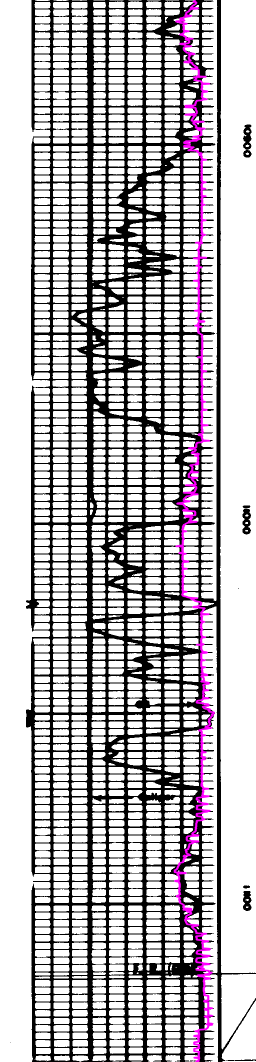
#> input picture test_20260331T141821.546735Z_GR_fd7a229d-c3a8-4c6f-a711-52f5ba731b5b_dark_center_1600_1700.png, 512 x 2124 px (shown at 1/2 size)
$ python -i orientation.py   (imports and definitions only)
#> lines starting #> are read from the running program, lines starting #| are printed output that depends on the picture
#> further down, picture is the input picture: shape (2124, 512, 3); mean B, G, R 183.2, 179.2, 183.2
from __future__ import annotations
import cv2, numpy as np
from .models import CoordinateTransform

def detect_orientation(image):
    gray=cv2.cvtColor(image,cv2.COLOR_BGR2GRAY) if image.ndim==3 else image
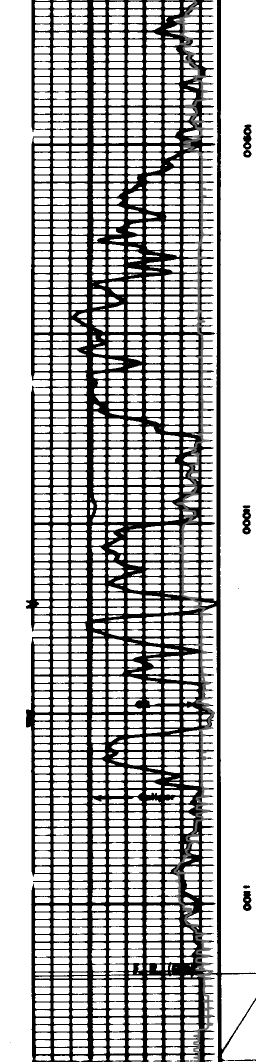
#> gray: shape (2124, 512) (shown at 1/2 size); min 0, max 255, mean 180.8
    edges=cv2.Canny(gray,60,160); lines=cv2.HoughLinesP(edges,1,np.pi/180,max(30,min(gray.shape)//8),minLineLength=min(gray.shape)//4,maxLineGap=20)
#> after `edges = cv2.Canny(gray, 60, 160)`:
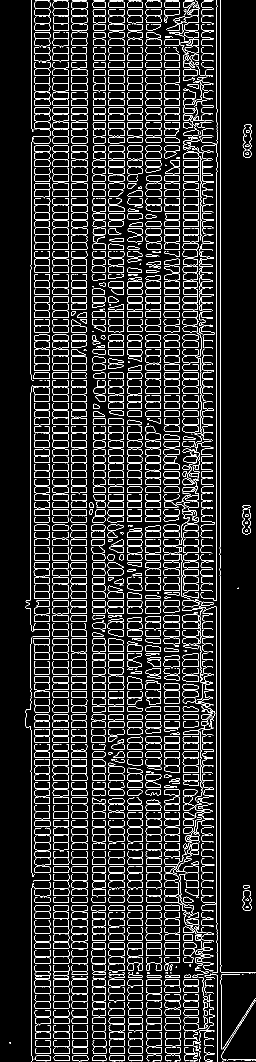
#> edges: shape (2124, 512) (shown at 1/2 size); 9.6% white in thin lines or dots
#> after `lines = cv2.HoughLinesP(edges, 1, np.pi / 180, max(30, min(gray.shape)`: lines = 422 rows, first 6: [433, 1905, 433, 1293], [99, 2120, 99, 0], [62, 538, 62, 288], [210, 2120, 210, 1280], [440, 1551, 440, 319], [61, 1249, 61, 785]
    angles=[]
    for line in ([] if lines is None else lines[:,0]):
        x1,y1,x2,y2=line; angles.append(np.degrees(np.arctan2(y2-y1,x2-x1)))
#> this loop made 422 passes
#> after the loop, angles = 422 values, max 89.27 at index 419, min -90 at index 0, mean -86.59
    vertical=sum(abs(abs(a)-90)<15 for a in angles); horizontal=sum(abs(a)<15 or abs(abs(a)-180)<15 for a in angles)
#> after `vertical = sum((abs(abs(a) - 90) < 15 for a in angles))`: vertical = 422
#> after `horizontal = sum((abs(a) < 15 or abs(abs(a) - 180) < 15 for a in angle`: horizontal = 0
    # Long strip logs are normally taller than wide after coarse correction.
    # Line evidence is retained for confidence/fine skew, while aspect ratio
    # prevents dense horizontal depth grids from defeating the major borders.
    coarse=0 if gray.shape[0]>=gray.shape[1] else 90
#> coarse = 0
    vertical_angles=[a-(90 if a>0 else -90) for a in angles if abs(abs(a)-90)<15]
#> vertical_angles = 422 values, max 0.967 at index 59, min -1 at index 71, mean -0.00451
    fine=float(np.median(vertical_angles)) if vertical_angles else 0.
#> fine = 0
    confidence=float(max(vertical,horizontal)/max(1,len(angles)))
#> confidence = 1
    return {"coarse_rotation":coarse,"fine_rotation_degrees":fine,"confidence":confidence,"evidence":{"line_count":len(angles)}}

def correction_transform(width,height,coarse_rotation=0,fine_rotation_degrees=0.):
    angle=float(coarse_rotation)+float(fine_rotation_degrees); center=(width/2.,height/2.)
    affine=cv2.getRotationMatrix2D(center,angle,1.); matrix=np.vstack((affine,[0,0,1]))
    return CoordinateTransform.from_matrix(matrix,[{"type":"rotation","degrees":angle,"center":list(center)}])

>>> import cv2
>>> picture = cv2.imread('../test_20260331T141821.546735Z_GR_fd7a229d-c3a8-4c6f-a711-52f5ba731b5b_dark_center_1600_1700.png')
>>> result = detect_orientation(picture)
#> result = 4 items

$ run again, on test_20260331T141821.648060Z_RHOB_7ac417e2-25fa-49f2-814d-76099d543f68_dark_center_1600_1700.png
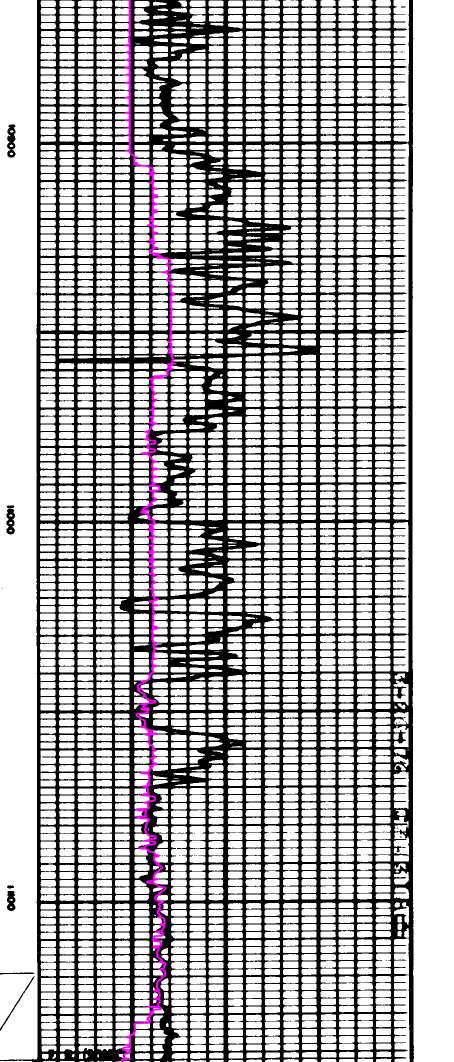
#> input picture test_20260331T141821.648060Z_RHOB_7ac417e2-25fa-49f2-814d-76099d543f68_dark_center_1600_1700.png, 908 x 2124 px (shown at 1/2 size)
#> picture is the input picture: shape (2124, 908, 3); mean B, G, R 174.8, 172.8, 174.8
#> in detect_orientation, `edges = cv2.Canny(gray, 60, 160)`:
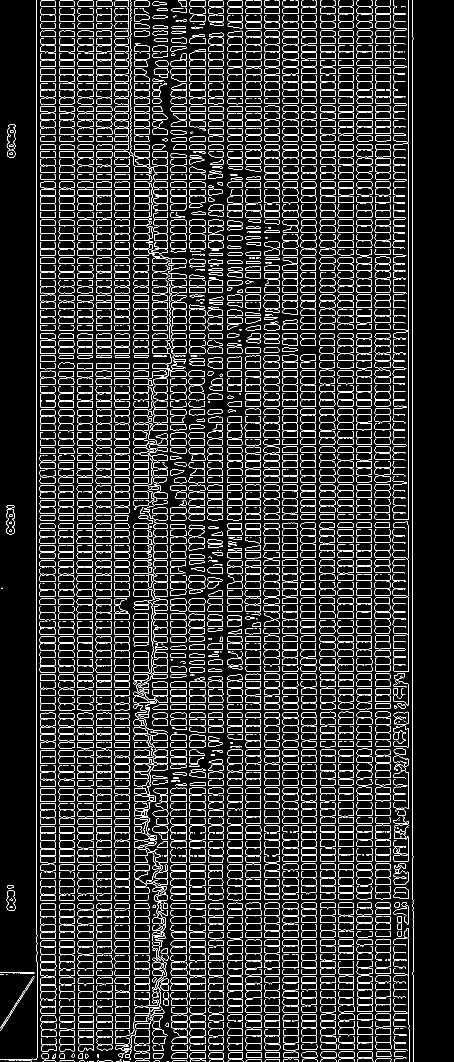
#> edges: shape (2124, 908) (shown at 1/2 size); 10.5% white in thin lines or dots
#> lines = 820 rows, first 6: [73, 1923, 73, 1157], [148, 2123, 148, 1155], [816, 1343, 816, 314], [558, 2119, 558, 651], [484, 479, 484, 1], [743, 2117, 743, 1]
#> the loop in detect_orientation, `for line in ([] if lines is None else lines[:,0]):` made 820 passes
#> after the loop in detect_orientation, `for line in ([] if lines is None else lines[:,0]):`: angles = 820 values, max 89.18 at index 809, min -90 at index 0, mean -86.69
#> vertical = 802
#> horizontal = 18
#> vertical_angles = 802 values, max 1.97 at index 297, min -1.95 at index 121, mean 0.0156
#> fine = 0
#> confidence = 0.978
#> result = 4 items

$ run again, on test_gr_crestsnap.png
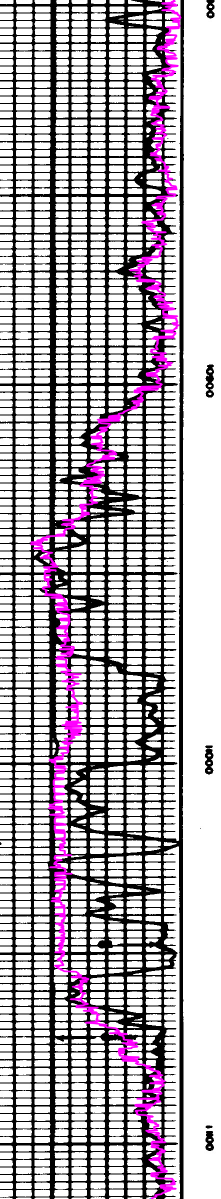
#> input picture test_gr_crestsnap.png, 442 x 2398 px (shown at 1/2 size)
#> picture is the input picture: shape (2398, 442, 3); mean B, G, R 177.6, 169.3, 177.6
#> in detect_orientation, `gray=cv2.cvtColor(image,cv2.COLOR_BGR2GRAY) if image.ndim==3 else image`:
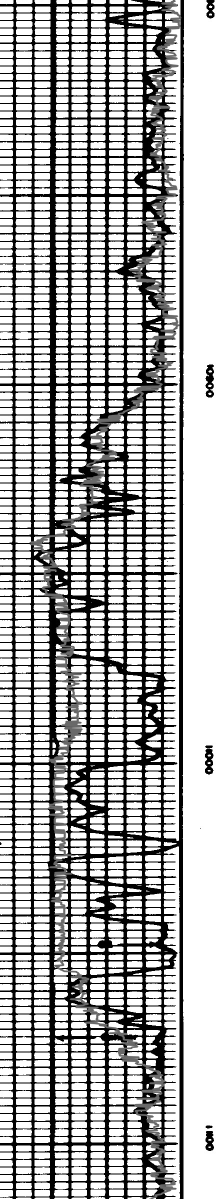
#> gray: shape (2398, 442) (shown at 1/2 size); min 0, max 255, mean 172.7
#> in detect_orientation, `edges = cv2.Canny(gray, 60, 160)`:
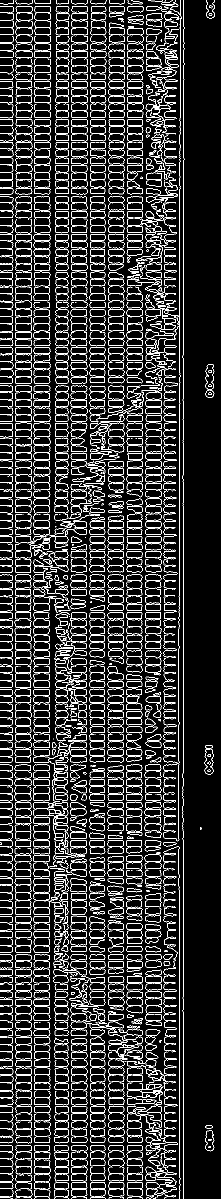
#> edges: shape (2398, 442) (shown at 1/2 size); 11.2% white in thin lines or dots
#> lines = 461 rows, first 6: [31, 2397, 31, 188], [135, 1475, 135, 7], [367, 851, 367, 0], [366, 2044, 366, 784], [358, 2361, 358, 1749], [62, 2396, 62, 1546]
#> the loop in detect_orientation, `for line in ([] if lines is None else lines[:,0]):` made 461 passes
#> after the loop in detect_orientation, `for line in ([] if lines is None else lines[:,0]):`: angles = 461 values, max 89.49 at index 425, min -90 at index 0, mean -87.65
#> vertical = 461
#> horizontal = 0
#> vertical_angles = 461 values, max 2.98 at index 44, min -1.86 at index 440, mean 0.00548
#> fine = 0
#> confidence = 1
#> result = 4 items
